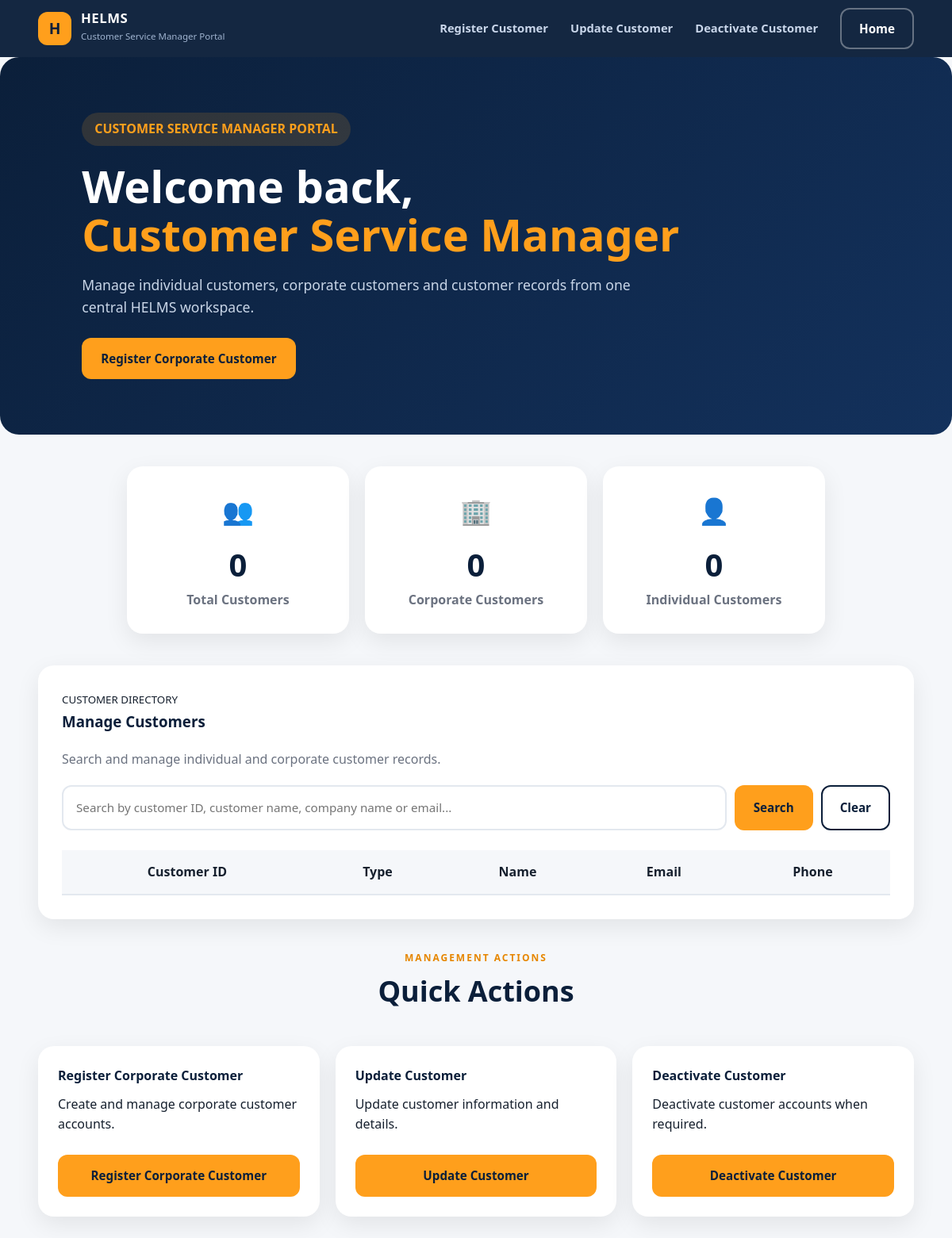
Before: /customer_service_manager/customer_service_dashboard.php with the older database file.
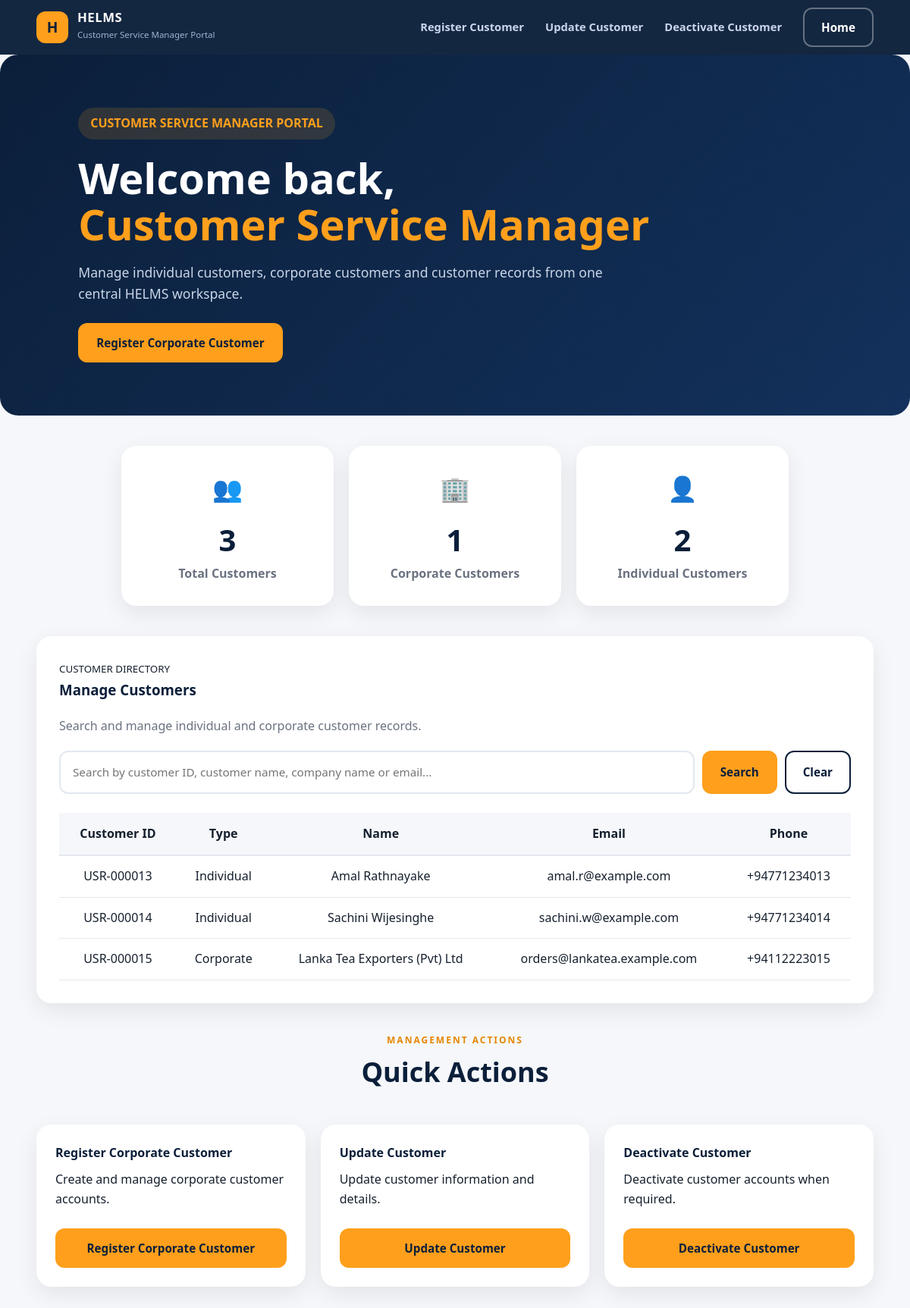
After: the same page with the newer database file.
### tables this page shows
CREATE TABLE `IndividualCustomer` (
  `userId` varchar(20) NOT NULL,
  `name` varchar(150) NOT NULL,
  `nic` varchar(20) DEFAULT NULL,
  `csMgrId` varchar(20) DEFAULT NULL
);

CREATE TABLE `Customer` (
  `userId` varchar(20) NOT NULL,
  `contactNumber` varchar(30) DEFAULT NULL,
  `email` varchar(150) DEFAULT NULL,
  `address` varchar(255) DEFAULT NULL
);

CREATE TABLE `CorporateCustomer` (
  `userId` varchar(20) NOT NULL,
  `companyName` varchar(150) NOT NULL,
  `contactPerson` varchar(150) DEFAULT NULL,
  `csMgrId` varchar(20) DEFAULT NULL
);

### customer_service_manager/customer_service_dashboard.php (the view, shortened to what this page needs)
<?php
require_once '../config/database.php';
$search = $_GET['search'] ?? '';
$searchTerm = "%" . $search . "%";
$stmt = $pdo->prepare("SELECT c.userId, c.email, c.contactNumber, ic.name AS individualName, cc.companyName FROM Customer c LEFT JOIN IndividualCustomer ic ON c.userId = ic.userId LEFT JOIN CorporateCustomer cc ON c.userId = cc.userId WHERE c.userId LIKE ? OR c.email LIKE ? OR ic.name LIKE ? OR cc.companyName LIKE ? ORDER BY c.userId");
$stmt->execute([$searchTerm, $searchTerm, $searchTerm, $searchTerm]);
$customers = $stmt->fetchAll();
$totalCustomers = $pdo->query("SELECT COUNT(*) FROM Customer")->fetchColumn();
$corporateCustomers = $pdo->query("SELECT COUNT(*) FROM CorporateCustomer")->fetchColumn();
$individualCustomers = $totalCustomers - $corporateCustomers;
?>
<!DOCTYPE html>
<html lang="en">
<head>
    <link rel="stylesheet" href="../assets/css/style.css">
    <link rel="stylesheet" href="../assets/css/customer_service_dashboard.css">
</head>
<body>
    <header>
        <div class="container nav">
            <a href="index.php" class="brand">
                <div class="logo">H</div>
                <div>
                    <b>HELMS</b>
                    <small>Customer Service Manager Portal</small>
                </div>
            </a>
            <nav class="menu">
                <a class="link" href="register_corporate_customer.php">Register Customer</a>
                <a class="link" href="update_customer.php">Update Customer</a>
                <a class="link" href="deactivate_customer.php">Deactivate Customer</a>
                <a class="btn btn-ghost" href="../index.php">Home</a>
            </nav>
        </div>
    </header>
    <section class="block" style="padding-top:0;">
        <div class="csm-hero">
            <div class="container">
                <div class="csm-tag">CUSTOMER SERVICE MANAGER PORTAL</div>
                <h1>
                    Welcome back,<br>
                    <span>Customer Service Manager</span>
                </h1>
                <p>Manage individual customers, corporate customers and customer records from one central HELMS workspace.</p>
                <div class="csm-buttons">
                    <a href="register_corporate_customer.php" class="btn btn-primary">Register Corporate Customer</a>
                </div>
            </div>
        </div>
        <div class="container">
            <div class="stat-grid">
                <div class="stat-card">
                    <div class="icon">👥</div>
                    <div class="number"><?= $totalCustomers ?></div>
                    <div class="label">Total Customers</div>
                </div>
                <div class="stat-card">
                    <div class="icon">🏢</div>
                    <div class="number"><?= $corporateCustomers ?></div>
                    <div class="label">Corporate Customers</div>
                </div>
                <div class="stat-card">
                    <div class="icon">👤</div>
                    <div class="number"><?= $individualCustomers ?></div>
                    <div class="label">Individual Customers</div>
                </div>
            </div>
            <div class="directory-card" id="customers">
                <small>CUSTOMER DIRECTORY</small>
                <h3>Manage Customers</h3>
                <p style="margin-bottom:20px; color:#6b7280;">Search and manage individual and corporate customer records.</p>
                <form method="get" style="margin-bottom:25px;">
                    <div class="field">
                        <input type="text" name="search" value="<?= htmlspecialchars($search) ?>" placeholder="Search by customer ID, customer name, company name or email...">
                        <button type="submit" class="btn btn-primary">Search</button>
                        <a href="customer_service_dashboard.php" class="btn btn-outline">Clear</a>
                    </div>
                </form>
                <table class="customer-table">
                    <thead>
                        <tr>
                            <th>Customer ID</th>
                            <th>Type</th>
                            <th>Name</th>
                            <th>Email</th>
                            <th>Phone</th>
                        </tr>
                    </thead>
                    <tbody>
                        <?php foreach ($customers as $customer): ?>
                        <tr>
                            <td><?= $customer['userId'] ?></td>
                            <td><?= !empty($customer['companyName']) ? 'Corporate' : 'Individual' ?></td>
                            <td><?= $customer['individualName'] ?? $customer['companyName'] ?></td>
                            <td><?= $customer['email'] ?></td>
                            <td><?= $customer['contactNumber'] ?></td>
                        </tr>
                        <?php endforeach; ?>
                    </tbody>
                </table>
            </div>
            <div class="head">
                <small>MANAGEMENT ACTIONS</small>
                <h2>Quick Actions</h2>
            </div>
            <div class="quick-actions">
                <div class="action-card">
                    <h4>Register Corporate Customer</h4>
                    <p>Create and manage corporate customer accounts.</p>
                    <br>
                    <a href="register_corporate_customer.php" class="btn btn-primary">Register Corporate Customer</a>
                </div>
                <div class="action-card">
                    <h4>Update Customer</h4>
                    <p>Update customer information and details.</p>
                    <br>
                    <a href="update_customer.php" class="btn btn-primary">Update Customer</a>
                </div>
                <div class="action-card">
                    <h4>Deactivate Customer</h4>
                    <p>Deactivate customer accounts when required.</p>
                    <br>
                    <a href="deactivate_customer.php" class="btn btn-primary">Deactivate Customer</a>
                </div>
            </div>
        </div>
    </section>
</body>
</html>

### assets/css/style.css (style rules this page uses)
:root { --navy:#0b1f3a; --navy-2:#13315c; --amber:#ff9f1c; --amber-d:#e68600; --ink:#16202e; --muted:#5b6778; --line:#e3e8ef; --bg:#f5f7fa; --card:#ffffff; --green:#1f9d6b; --radius:16px; --shadow:0 10px 30px rgba(11,31,58,.08); }
* { box-sizing:border-box;margin:0;padding:0 }
html { scroll-behavior:smooth }
body { font-family:'Plus Jakarta Sans',system-ui,-apple-system,'Segoe UI',Roboto,sans-serif;color:var(--ink);background:var(--bg);line-height:1.6 }
a { color:inherit;text-decoration:none }
.container { width:min(1160px,92%);margin-inline:auto }
.btn { display:inline-flex;align-items:center;justify-content:center;gap:8px;padding:12px 22px;border-radius:12px;font-weight:700;font-size:.95rem;border:2px solid transparent;cursor:pointer;transition:.2s;font-family:inherit }
.btn-primary { background:var(--amber);color:var(--navy) }
.btn-ghost { border-color:rgba(255,255,255,.35);color:#fff }
.btn-outline { border-color:var(--navy);color:var(--navy) }
header { position:sticky;top:0;z-index:50;background:rgba(11,31,58,.96);backdrop-filter:blur(8px) }
.nav { display:flex;align-items:center;justify-content:space-between;height:72px }
.brand { display:flex;align-items:center;gap:12px;color:#fff }
.logo { width:42px;height:42px;border-radius:12px;background:var(--amber);color:var(--navy);display:grid;place-items:center;font-weight:800;font-size:1.2rem }
.brand b { display:block;font-size:1.05rem;letter-spacing:.5px;line-height:1.1 }
.brand small { color:#9fb3cf;font-size:.72rem }
.menu { display:flex;gap:28px;align-items:center }
.menu a.link { color:#c9d6ea;font-weight:600;font-size:.92rem }
.field { display:flex;gap:10px }
.field input { flex:1;min-width:0;padding:14px 16px;border:2px solid var(--line);border-radius:12px;font:inherit;font-size:.95rem;outline:none;transition:.2s }
section.block { padding:84px 0 }
.head { text-align:center;max-width:640px;margin:0 auto 48px }
.head small { color:var(--amber-d);font-weight:800;letter-spacing:2px;font-size:.75rem }
.head h2 { font-size:clamp(1.7rem,3vw,2.3rem);color:var(--navy);margin:8px 0;line-height:1.2 }

### assets/css/customer_service_dashboard.css (style rules this page uses)
.csm-hero { background: linear-gradient(135deg,#0b1f3a,#13315c); color:#fff; padding:70px 60px; border-radius:24px; margin-bottom:40px; }
.csm-tag { display:inline-block; padding:8px 16px; border-radius:999px; background:rgba(255,159,28,.15); color:#ff9f1c; font-weight:700; margin-bottom:20px; }
.csm-hero h1 { font-size:3.5rem; line-height:1.1; margin-bottom:18px; font-weight:800; }
.csm-hero h1 span { color:#ff9f1c; }
.csm-hero p { max-width:700px; color:#c8d5e7; font-size:1.1rem; margin-bottom:25px; }
.csm-buttons { display:flex; gap:15px; flex-wrap:wrap; }
.stat-grid { display:grid; grid-template-columns:repeat(3,280px); justify-content: center; gap:20px; margin-bottom:40px; }
.stat-card { background:#fff; border-radius:20px; padding:30px; box-shadow:0 10px 30px rgba(0,0,0,.08); text-align:center; }
.stat-card .icon { font-size:2rem; margin-bottom:10px; }
.stat-card .number { font-size:2.5rem; font-weight:800; color:#0b1f3a; }
.stat-card .label { color:#6b7280; font-weight:600; }
.directory-card { background:#fff; padding:30px; border-radius:20px; box-shadow:0 10px 30px rgba(0,0,0,.08); margin-bottom:35px; }
.directory-card h3 { margin-bottom:20px; color:#0b1f3a; }
.customer-table { width:100%; border-collapse:collapse; margin-top:20px; }
.customer-table th { background:#f5f7fa; padding:15px; text-align:center; border-bottom:2px solid #e3e8ef; }
.customer-table td { padding:14px; text-align:center; border-bottom:1px solid #e3e8ef; }
.quick-actions { display:grid; grid-template-columns:repeat(3,1fr); gap:20px; }
.action-card { background:#fff; padding:25px; border-radius:20px; box-shadow:0 10px 30px rgba(0,0,0,.08); display:flex; flex-direction:column; justify-content:space-between; }
.action-card h4 { color:#0b1f3a; margin-bottom:10px; }

Changed rows visible on the page:
added individualcustomer: userId.userId "USR-000013", shows "Individual", name "Amal Rathnayake", userId.email "amal.r@example.com", userId.contactNumber "+94771234013"
added individualcustomer: userId.userId "USR-000014", shows "Individual", name "Sachini Wijesinghe", userId.email "sachini.w@example.com", userId.contactNumber "+94771234014"
added corporatecustomer: userId.userId "USR-000015", shows "Corporate", companyName "Lanka Tea Exporters (Pvt) Ltd", userId.email "orders@lankatea.example.com", userId.contactNumber "+94112223015"
Other visible differences:
$totalCustomers: "0" → "3"
$corporateCustomers: "0" → "1"
$individualCustomers: "0" → "2"
